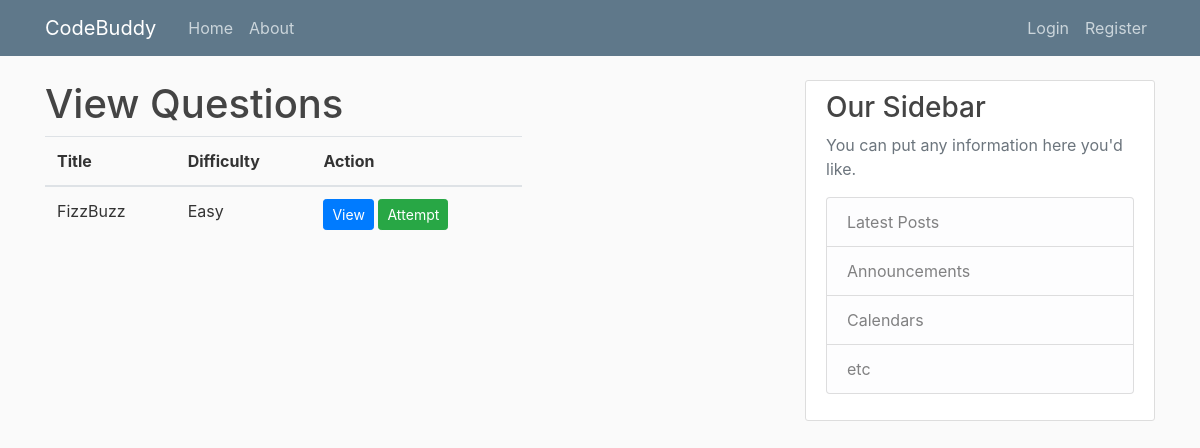
Page /view_questions on the earlier database version.
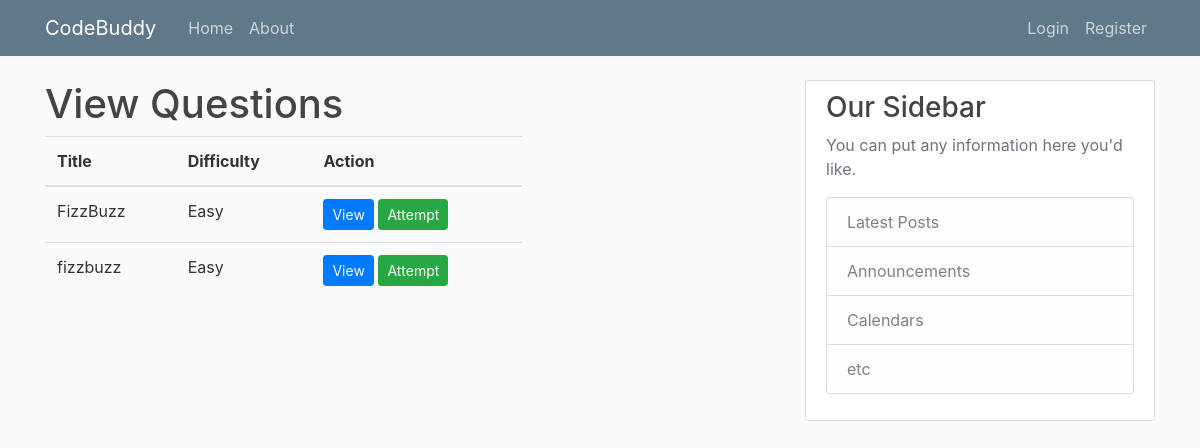
Same page on the later database version.
### adaptive_learning_system/models.py (models this page shows, shortened)
class ProgrammingQuestion(db.Model):
    id = db.Column(db.Integer, primary_key=True)
    title = db.Column(db.String(100), nullable=False)
    description = db.Column(db.Text, nullable=False)
    difficulty = db.Column(db.String(20), nullable=False)
    test_cases = db.Column(db.Text, nullable=False)  # Store test cases as a JSON string
    language = db.Column(db.String(20), nullable=True)
    created_at = db.Column(db.DateTime, nullable=False, default=datetime.utcnow)
    user_id = db.Column(db.Integer, db.ForeignKey('user.id'), nullable=False)

### adaptive_learning_system/routes.py (the view)
@app.route("/view_questions")
def view_questions():
    questions = ProgrammingQuestion.query.all()
    return render_template("view_questions.html", questions=questions)

### adaptive_learning_system/templates/view_questions.html (shortened to what this page needs)
{% extends "layout.html" %}
{% block content %}
    <h1>View Questions</h1>
    <div class="row">
        <div class="col-md-8">
            <table class="table">
                <thead>
                    <tr>
                        <th>Title</th>
                        <th>Difficulty</th>
                        <th>Action</th>
                    </tr>
                </thead>
                <tbody>
                    {% for question in questions %}
                    <tr>
                        <td>{{ question.title }}</td>
                        <td>{{ question.difficulty }}</td>
                        <td>
                            <a href="{{ url_for('view_questions', question_id=question.id) }}" class="btn btn-primary btn-sm">View</a>
                            <a href="{{ url_for('solve_question', question_id=question.id) }}" class="btn btn-success btn-sm">Attempt</a>
                        </td>
                    </tr>
                    {% endfor %}
                </tbody>
            </table>
        </div>
    </div>
{% endblock %}

### adaptive_learning_system/templates/layout.html (shortened to what this page needs)
<!DOCTYPE html>
<html>
<head>
    <link rel="stylesheet" href="https://maxcdn.bootstrapcdn.com/bootstrap/4.0.0/css/bootstrap.min.css">
    <link rel="stylesheet" type="text/css" href="{{ url_for('static', filename='main.css') }}">
</head>
<body>
    <header class="site-header">
      <nav class="navbar navbar-expand-md navbar-dark bg-steel fixed-top">
        <div class="container">
          <a class="navbar-brand mr-4" href="/">CodeBuddy</a>
          <div class="collapse navbar-collapse" id="navbarToggle">
            <div class="navbar-nav mr-auto">
              <a class="nav-item nav-link" href="{{ url_for('home') }}">Home</a>
              <a class="nav-item nav-link" href="{{ url_for('about') }}">About</a>
            </div>
            <div class="navbar-nav">
              {% if current_user.is_authenticated %}
                <a class="nav-item nav-link" href="{{ url_for('account') }}">Account</a>
                <a class="nav-item nav-link" href="{{ url_for('logout') }}">Logout</a>
                <a class="nav-item nav-link" href="{{ url_for('add_question') }}">Add Questions</a>
                <a class="nav-item nav-link" href="{{ url_for('view_questions') }}">Questions</a>
              {% else %}
                <a class="nav-item nav-link" href="{{ url_for('login') }}">Login</a>
                <a class="nav-item nav-link" href="{{ url_for('register') }}">Register</a>
              {% endif %}
            </div>
          </div>
        </div>
      </nav>
    </header>
    <main role="main" class="container">
      <div class="row">
        <div class="col-md-8">
          {% block content %}{% endblock %}
        </div>
        <div class="col-md-4">
          <div class="content-section">
            <h3>Our Sidebar</h3>
            <p class='text-muted'>You can put any information here you'd like.
              <ul class="list-group">
                <li class="list-group-item list-group-item-light">Latest Posts</li>
                <li class="list-group-item list-group-item-light">Announcements</li>
                <li class="list-group-item list-group-item-light">Calendars</li>
                <li class="list-group-item list-group-item-light">etc</li>
              </ul>
            </p>
          </div>
        </div>
      </div>
    </main>
</body>
</html>

### adaptive_learning_system/static/main.css (style rules this page uses)
body { background: #fafafa; color: #333333; margin-top: 5rem; }
h1, h2, h3, h4, h5, h6 { color: #444444; }
.bg-steel { background-color: #5f788a; }
.site-header .navbar-nav .nav-link { color: #cbd5db; }
.content-section { background: #ffffff; padding: 10px 20px; border: 1px solid #dddddd; border-radius: 3px; margin-bottom: 20px; }

Differences in the rows shown:
added ProgrammingQuestion: title "fizzbuzz", difficulty "Easy"
